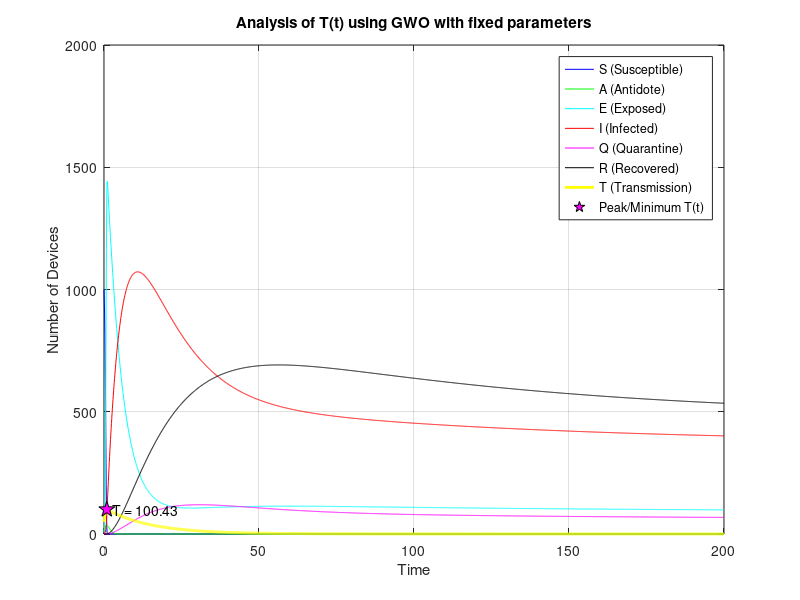

Source code (MATLAB):
function main_GWO_NSFD_Tanalysis
    clc; clear;

    % ======== CONFIGURATION ========
    MAXIMIZAR = false; 
    t_end = 200; h = 0.1;
    t = 0:h:t_end; N = length(t);

    % ======== FIXED PARAMETERS ========
    beta = 0.4; omega = 0.1; tau = 0.06;
    alpha = 0.05; gamma = 0.2;
    sigma1 = 0.03; sigma2 = 0.01;
    muS = 0.01; muA = 0.01; muE = 0.01;
    muI = 0.01; muQ = 0.01; muR = 0.01;
    muT = 0.01; phi1 = 0.003;
    eta = 0.02; delta = 0.05;
    B = 10;

    % ======== INITIAL CONDITIONS ========
    S = zeros(1,N); A = S; E = S; I = S;
    Q = S; R = S; Tn = S;
    S(1) = 1000; A(1) = 10; E(1) = 5;
    I(1) = 1; Q(1) = 0; R(1) = 0; Tn(1) = 50;

    % ======== NSFD SIMULATION ========
    for n = 1:N-1
        S(n+1) = (S(n) + h*(B + eta*R(n) + tau*Tn(n))) / (1 + h*(beta*I(n) + alpha + omega + muS));
        A(n+1) = (A(n) + h*alpha*S(n)) / (1 + h*(phi1*I(n) + muA));
        E(n+1) = (E(n) + h*(beta*S(n)*I(n) + phi1*A(n)*I(n))) / (1 + h*(gamma + muE));
        I(n+1) = (I(n) + h*gamma*E(n)) / (1 + h*(sigma1 + sigma2 + muI));
        Q(n+1) = (Q(n) + h*sigma2*I(n)) / (1 + h*(delta + muQ));
        R(n+1) = (R(n) + h*(sigma1*I(n) + delta*Q(n))) / (1 + h*(eta + muR));
        Tn(n+1) = (Tn(n) + h*omega*S(n)) / (1 + h*(tau + muT));
    end

    % ======== TIME OPTIMIZATION WITH GWO ========
    dim = 1;
    SearchAgents_no = 20;
    Max_iter = 50;
    lb = 1; ub = N;

    [bestVal, bestIndex] = GWO(@(x) fitnessTiempoT(x, Tn, MAXIMIZAR), dim, SearchAgents_no, Max_iter, lb, ub);
    bestIndex = round(bestIndex); % convert to integer index
    fprintf('\nOptimal instant of T(t): t = %.1f\n', t(bestIndex));
    fprintf('Value of T(t) = %.2f\n\n', Tn(bestIndex));

    % ======== PLOT ========
    figure;
    plot(t, S, '-b', t, A, '-g', t, E, '-c', t, I, '-r', ...
         t, Q, '-m', t, R, '-k', t, Tn, '-y', 'LineWidth', 2);
    hold on;
    plot(t(bestIndex), Tn(bestIndex), 'kp', 'MarkerSize', 12, 'MarkerFaceColor', 'magenta');
    text(t(bestIndex)+2, Tn(bestIndex), sprintf('T = %.2f', Tn(bestIndex)));
    hold off;
    legend('S (Susceptible)', 'A (Antidote)', 'E (Exposed)', 'I (Infected)', ...
           'Q (Quarantine)', 'R (Recovered)', 'T (Transmission)', 'Peak/Minimum T(t)');
    xlabel('Time');
    ylabel('Number of Devices');
    title('Analysis of T(t) using GWO with fixed parameters');
    grid on;
end

%% === OBJECTIVE FUNCTION FOR GWO ===
function f = fitnessTiempoT(x, Tn, MAXIMIZAR)
    idx = max(1, min(length(Tn), round(x))); % ensure valid range
    f = Tn(idx);
    if ~MAXIMIZAR
        f = -f;
    end
end

%% === GWO ALGORITHM (same as before) ===
function [Alpha_score, Alpha_pos] = GWO(Fobj, dim, SearchAgents_no, Max_iter, lb, ub)
    Alpha_pos = zeros(1, dim);
    Alpha_score = inf;
    Beta_pos = zeros(1, dim);
    Beta_score = inf;
    Delta_pos = zeros(1, dim);
    Delta_score = inf;

    Positions = initialization(SearchAgents_no, dim, ub, lb);

    for l = 1:Max_iter
        for i = 1:size(Positions,1)
            Flag4ub = Positions(i,:) > ub;
            Flag4lb = Positions(i,:) < lb;
            Positions(i,:) = (Positions(i,:).*(~(Flag4ub+Flag4lb))) + ub.*Flag4ub + lb.*Flag4lb;

            fitness = Fobj(Positions(i,:));

            if fitness < Alpha_score
                Alpha_score = fitness;
                Alpha_pos = Positions(i,:);
            elseif fitness < Beta_score
                Beta_score = fitness;
                Beta_pos = Positions(i,:);
            elseif fitness < Delta_score
                Delta_score = fitness;
                Delta_pos = Positions(i,:);
            end
        end

        a = 2 - l * (2/Max_iter);

        for i = 1:size(Positions,1)
            for j = 1:dim
                r1 = rand(); r2 = rand();
                A1 = 2*a*r1 - a;
                C1 = 2*r2;
                D_alpha = abs(C1*Alpha_pos(j) - Positions(i,j));
                X1 = Alpha_pos(j) - A1*D_alpha;

                r1 = rand(); r2 = rand();
                A2 = 2*a*r1 - a;
                C2 = 2*r2;
                D_beta = abs(C2*Beta_pos(j) - Positions(i,j));
                X2 = Beta_pos(j) - A2*D_beta;

                r1 = rand(); r2 = rand();
                A3 = 2*a*r1 - a;
                C3 = 2*r2;
                D_delta = abs(C3*Delta_pos(j) - Positions(i,j));
                X3 = Delta_pos(j) - A3*D_delta;

                Positions(i,j) = (X1 + X2 + X3)/3;
            end
        end
    end
end

function Positions = initialization(SearchAgents_no, dim, ub, lb)
    Positions = zeros(SearchAgents_no, dim);
    for i = 1:dim
        ub_i = ub(i);
        lb_i = lb(i);
        Positions(:,i) = rand(SearchAgents_no,1).*(ub_i - lb_i) + lb_i;
    end
end
